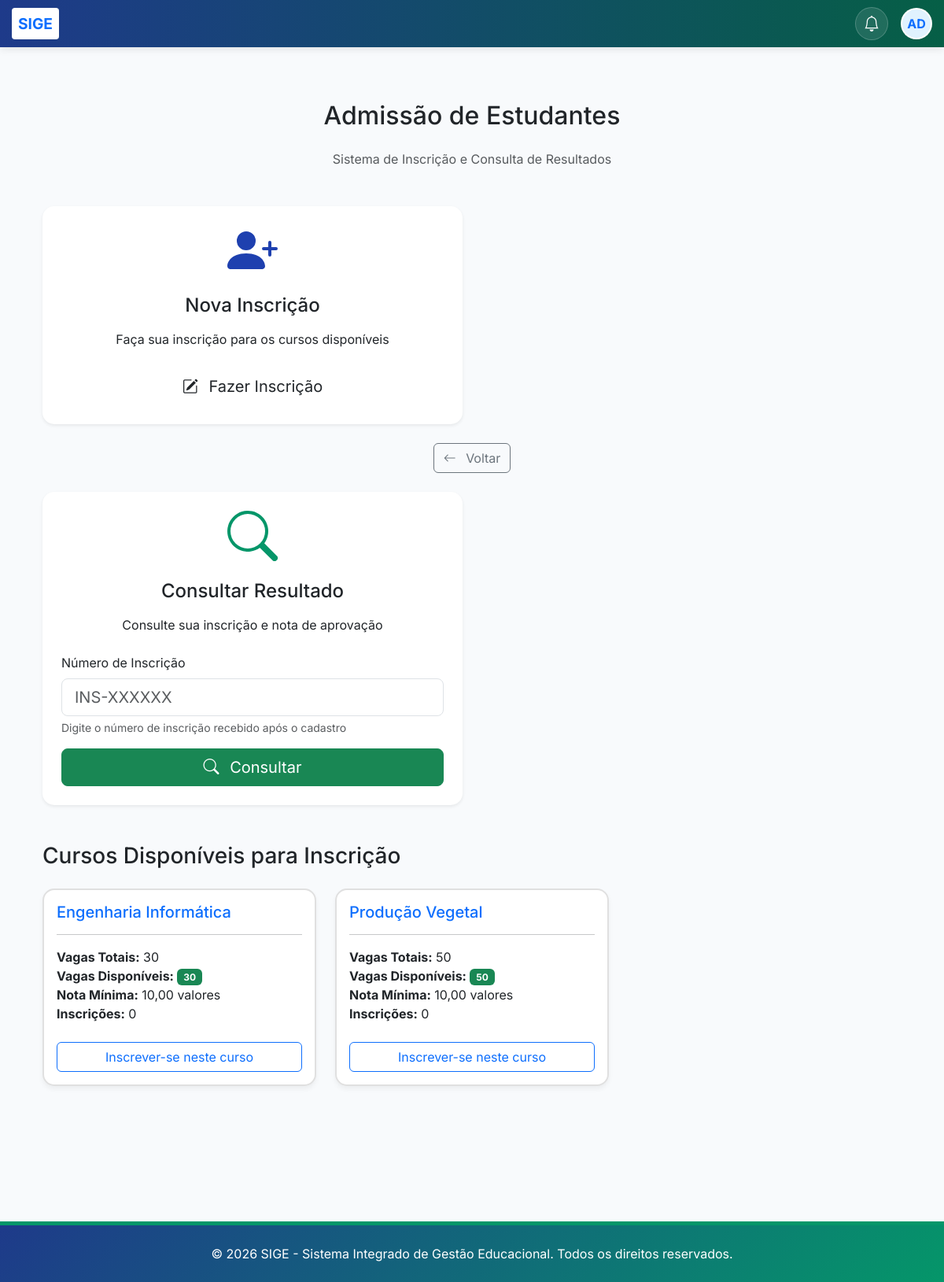
The page /admissao/ (signed in) on the database its author committed.
### core/models.py (models this page shows, shortened)
class Curso(models.Model):
    REGIME_CHOICES = [
        ('diurno', 'Diurno'),
        ('pos-laboral', 'Pós-Laboral'),
    ]
    MODALIDADE_CHOICES = [
        ('presencial', 'Presencial'),
        ('semipresencial', 'Semipresencial'),
        ('ead', 'EAD'),
    ]
    DURACAO_CHOICES = [
        (3, '3 meses'),
        (6, '6 meses'),
        (12, '1 ano'),
        (24, '2 anos'),
        (36, '3 anos'),
        (48, '4 anos'),
        (60, '5 anos'),
    ]
    codigo = models.CharField(max_length=50, unique=True, default="CURSO", verbose_name="Código do Curso")
    nome = models.CharField(max_length=200, verbose_name="Nome do Curso")
    slug = models.SlugField(unique=True, null=True, blank=True, verbose_name="Slug (URL Amigável)")
    grau = models.ForeignKey(NivelAcademico, on_delete=models.CASCADE, related_name='cursos', verbose_name="Grau Académico")
    regime = models.CharField(max_length=20, choices=REGIME_CHOICES, default='diurno', verbose_name="Regime")
    modalidade = models.CharField(max_length=20, choices=MODALIDADE_CHOICES, default='presencial', verbose_name="Modalidade")
    descricao = models.TextField(blank=True, verbose_name="Descrição")
    vagas = models.PositiveIntegerField(verbose_name="Número de Vagas")
    duracao_meses = models.PositiveIntegerField(
        choices=DURACAO_CHOICES,
        default=12,
        verbose_name="Duração"
    )
    nota_minima = models.DecimalField(
        max_digits=4,
        decimal_places=2,
        default=10.00,
        validators=[MinValueValidator(10.00), MaxValueValidator(20.00)],
        verbose_name="Nota Mínima para Aprovação"
    )
    requer_prerequisitos = models.BooleanField(default=False, verbose_name="Requer Pré-requisitos")
    ativo = models.BooleanField(default=True, verbose_name="Ativo")
    data_criacao = models.DateTimeField(auto_now_add=True)
    data_atualizacao = models.DateTimeField(auto_now=True)
    class Meta:
        verbose_name = "Curso"
        verbose_name_plural = "Cursos"
        ordering = ['nome']
    def vagas_disponiveis(self):
        aprovados = self.inscricoes.filter(aprovado=True).count()
        return max(0, self.vagas - aprovados)
    def total_inscricoes(self):
        return self.inscricoes.count()

### core/views.py (the view)
# urls.py: path('admissao/', views.admissao_estudantes, name='admissao_estudantes'),
@login_required
def admissao_estudantes(request):
    cursos = Curso.objects.filter(ativo=True)
    config = ConfiguracaoEscola.objects.first()
    return render(request, 'core/admissao.html', {
        'cursos': cursos,
        'config': config
    })

### core/context_processors.py (called while the page is built)
def subscricao_context(request):
    if not request.user.is_authenticated:
        return {}
    subscricao = Subscricao.objects.filter(estado__in=['ativo', 'teste']).first()
    return {'subscricao': subscricao}

def global_academic_context(request):
    config = ConfiguracaoEscola.objects.first()
    context = {
        'config': config
    }
    if request.user.is_authenticated:
        ano_id = request.session.get('ano_academico_id')
        if ano_id:
            ano_atual = AnoAcademico.objects.filter(id=ano_id).first()
        else:
            ano_atual = AnoAcademico.get_atual()
            if ano_atual:
                request.session['ano_academico_id'] = ano_atual.id
        semestre_atual = None
        if ano_atual:
            semestre_atual = ano_atual.semestres.filter(ativo=True).first()
        perfil = PerfilUsuario.objects.filter(user=request.user).first()
        context.update({
            'ano_atual': ano_atual,
            'semestre_atual': semestre_atual,
            'user_perfil': perfil
        })
    return context

### core/templates/core/admissao.html (shortened to what this page needs)
{% extends 'core/base.html' %}
{% block content %}
<div class="container my-5">
    <h2 class="text-center mb-4">Admissão de Estudantes</h2>
    <p class="text-center text-muted mb-5">Sistema de Inscrição e Consulta de Resultados</p>
    <div class="row g-4">
        <div class="col-md-6">
            <div class="card h-100 shadow-sm">
                <div class="card-body text-center p-4">
                    <div class="mb-4">
                    </div>
                    <h4 class="card-title mb-3">Nova Inscrição</h4>
                    <p class="card-text mb-4">Faça sua inscrição para os cursos disponíveis</p>
                    <form method="get" action="{% url 'admissao_inscricao' %}">
                        <button type="submit" class="btn btn-custom btn-lg w-100">
                            <i class="bi bi-pencil-square me-2"></i>
                            Fazer Inscrição
                        </button>
                    </form>
                </div>
            </div>
        </div>
        <div class="text-center mt-4">
            <a href="{% url 'nova_matricula' %}" class="btn btn-outline-secondary">
                <i class="bi bi-arrow-left me-2"></i>
                Voltar
            </a>
        </div>
        <div class="col-md-6">
            <div class="card h-100 shadow-sm">
                <div class="card-body p-4">
                    <div class="text-center mb-4">
                        <svg xmlns="http://www.w3.org/2000/svg" width="64" height="64" fill="#059669" class="bi bi-search" viewBox="0 0 16 16">
                            <path d="M11.742 10.344a6.5 6.5 0 1 0-1.397 1.398h-.001q.044.06.098.115l3.85 3.85a1 1 0 0 0 1.415-1.414l-3.85-3.85a1 1 0 0 0-.115-.1zM12 6.5a5.5 5.5 0 1 1-11 0 5.5 5.5 0 0 1 11 0"/>
                        </svg>
                    </div>
                    <h4 class="card-title text-center mb-3">Consultar Resultado</h4>
                    <p class="card-text text-center mb-4">Consulte sua inscrição e nota de aprovação</p>
                    <form method="post" action="{% url 'inscricao_buscar' %}">
                        <div class="mb-3">
                            <label for="numero_inscricao" class="form-label">Número de Inscrição</label>
                            <input type="text" class="form-control form-control-lg" id="numero_inscricao" name="numero_inscricao" placeholder="INS-XXXXXX" required>
                            <div class="form-text">Digite o número de inscrição recebido após o cadastro</div>
                        </div>
                        <button type="submit" class="btn btn-success btn-lg w-100">
                            <i class="bi bi-search me-2"></i>
                            Consultar
                        </button>
                    </form>
                </div>
            </div>
        </div>
    </div>
    <div class="mt-5">
        <h3 class="mb-4">Cursos Disponíveis para Inscrição</h3>
        {% if cursos %}
            <div class="row">
                {% for curso in cursos %}
                <div class="col-md-6 col-lg-4 mb-4">
                    <div class="card curso-card h-100">
                        <div class="card-body">
                            <h5 class="card-title text-primary">{{ curso.nome }}</h5>
                            <hr>
                            <ul class="list-unstyled">
                                <li><strong>Vagas Totais:</strong> {{ curso.vagas }}</li>
                                <li><strong>Vagas Disponíveis:</strong>
                                    <span class="badge bg-success">{{ curso.vagas_disponiveis }}</span>
                                </li>
                                <li><strong>Nota Mínima:</strong> {{ curso.nota_minima }} valores</li>
                                <li><strong>Inscrições:</strong> {{ curso.total_inscricoes }}</li>
                            </ul>
                            <a href="{% url 'inscricao_create' %}" class="btn btn-outline-primary w-100 mt-2">
                                Inscrever-se neste curso
                            </a>
                        </div>
                    </div>
                </div>
                {% endfor %}
            </div>
        {% else %}
            <div class="alert alert-info">
                <i class="bi bi-info-circle me-2"></i>
                Não há cursos disponíveis no momento. Por favor, volte mais tarde.
            </div>
        {% endif %}
    </div>
</div>
{% endblock %}

### core/templates/core/base.html (style rules this page uses)
:root { --primary-color: #1e3a8a; --secondary-color: #059669; --accent-color: #f59e0b; --light-bg: #f8fafc; }
html, body { height: 100%; margin: 0; padding: 0; }
body { font-family: 'Inter', sans-serif; background-color: #f8fafc; display: flex; flex-direction: column; min-height: 100vh; }
.card { transition: transform 0.3s; height: 100%; border-radius: 15px; border: none; box-shadow: 0 4px 6px rgba(0,0,0,0.05); }

### core/templates/core/admissao.html (style rules this page uses)
.curso-card { border: 2px solid #e0e0e0; transition: all 0.3s ease; }

### rows shown on the page
Curso: nome "Engenharia Informática", vagas "30", vagas_disponiveis "30", nota_minima "10,00", total_inscricoes "0"
Curso: nome "Produção Vegetal", vagas "50", vagas_disponiveis "50", nota_minima "10,00", total_inscricoes "0"
